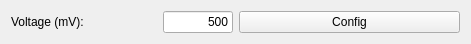
     <widget class="QWidget" name="layoutWidget">
      <property name="geometry">
       <rect>
        <x>250</x>
        <y>520</y>
        <width>471</width>
        <height>29</height>
       </rect>
      </property>
      <layout class="QHBoxLayout" name="horizontalLayout_39">
       <item>
        <layout class="QHBoxLayout" name="horizontalLayout_38">
         <item>
          <layout class="QHBoxLayout" name="horizontalLayout_37">
           <item>
            <widget class="QLabel" name="labelScanHeight_2">
             <property name="font">
              <font>
               <weight>50</weight>
               <bold>false</bold>
              </font>
             </property>
             <property name="text">
              <string>Voltage (mV):</string>
             </property>
            </widget>
           </item>
           <item>
            <widget class="QLineEdit" name="lineEditDaqVoltage">
             <property name="sizePolicy">
              <sizepolicy hsizetype="Fixed" vsizetype="Fixed">
               <horstretch>0</horstretch>
               <verstretch>0</verstretch>
              </sizepolicy>
             </property>
             <property name="maximumSize">
              <size>
               <width>70</width>
               <height>22</height>
              </size>
             </property>
             <property name="font">
              <font>
               <weight>50</weight>
               <bold>false</bold>
              </font>
             </property>
             <property name="toolTip">
              <string>Valid range: 50mm~700mm - Increment: 10mm</string>
             </property>
             <property name="statusTip">
              <string>Width of scan area. Valid range: 50mm~500mm - Increment: 10mm</string>
             </property>
             <property name="text">
              <string>500</string>
             </property>
             <property name="maxLength">
              <number>4</number>
             </property>
             <property name="alignment">
              <set>Qt::AlignRight|Qt::AlignTrailing|Qt::AlignVCenter</set>
             </property>
            </widget>
           </item>
          </layout>
         </item>
        </layout>
       </item>
       <item>
        <widget class="QPushButton" name="pushButtonDaqConfig">
         <property name="font">
          <font>
           <weight>50</weight>
           <bold>false</bold>
          </font>
         </property>
         <property name="statusTip">
          <string>Save the setting to file. (C:\FF_PE_UPI_Data\Setting)</string>
         </property>
         <property name="text">
          <string>Config</string>
         </property>
        </widget>
       </item>
      </layout>
     </widget>
